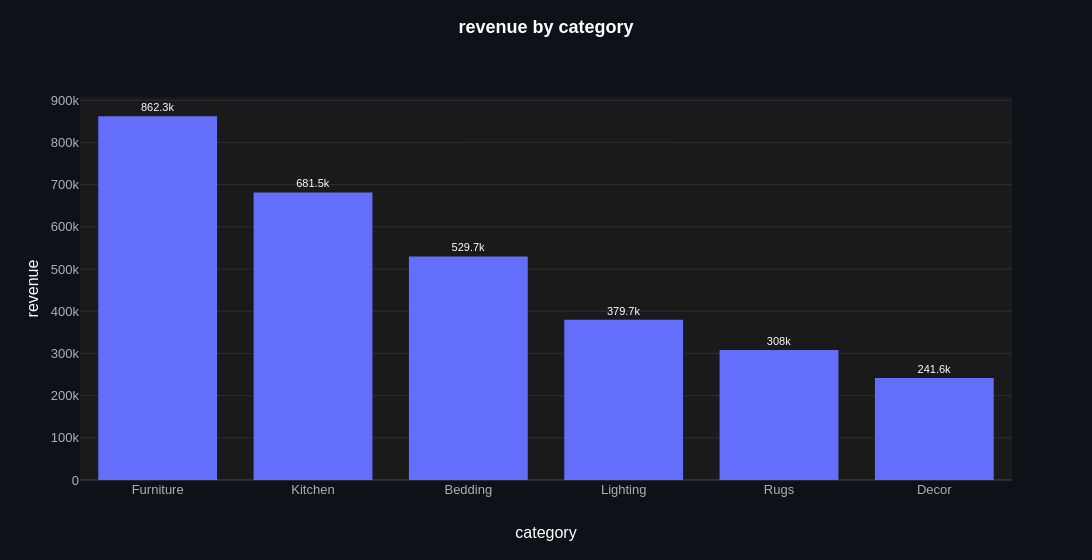

The code cell stored with this chart in its notebook:
### Markdown cell above
**`hover`** (`str, list of str or None, default None`): extra columns shown on hover.
Only with `agg=None`: an aggregated bar has no single value for them. Hover over a bar
in Jupyter to see each category's order count; the static image can't show it.

### Code cell
ev.bar_plot(categories, "category", "revenue", hover="orders")

### Figure 1 — Plotly figure (JSON) as saved in the notebook; plotly's stock layout.template omitted (floating-point values rounded to 4 significant figures)
{"data": [{"cliponaxis": false, "hovertemplate": "%{hovertext}<extra></extra>", "hovertext": ["category: <b>Furniture</b><br>revenue: 862.3k<br>orders: 1371", "category: <b>Kitchen</b><br>revenue: 681.5k<br>orders: 6988", "category: <b>Bedding</b><br>revenue: 529.7k<br>orders: 4021", "category: <b>Lighting</b><br>revenue: 379.7k<br>orders: 2667", "category: <b>Rugs</b><br>revenue: 308k<br>orders: 1078", "category: <b>Decor</b><br>revenue: 241.6k<br>orders: 3200"], "insidetextanchor": "middle", "marker": {"color": ["#636EFA", "#636EFA", "#636EFA", "#636EFA", "#636EFA", "#636EFA"]}, "meta": {"group": null, "role": "data"}, "name": "revenue", "orientation": "v", "showlegend": false, "text": ["862.3k", "681.5k", "529.7k", "379.7k", "308k", "241.6k"], "textangle": 0, "textfont": {"size": 11}, "textposition": "outside", "type": "bar", "x": ["Furniture", "Kitchen", "Bedding", "Lighting", "Rugs", "Decor"], "y": [862300.0, 681500.0, 529700.0, 379700.0, 308000.0, 241600.0]}], "layout": {"bargap": 0.15, "bargroupgap": 0.1, "barmode": "group", "height": 560, "legend": {"title": {"text": ""}, "traceorder": "normal"}, "margin": {"t": 97}, "showlegend": false, "title": {"text": "<b>revenue by category</b>"}, "uniformtext": {"minsize": 11, "mode": "hide"}, "width": 1400, "xaxis": {"categoryarray": ["Furniture", "Kitchen", "Bedding", "Lighting", "Rugs", "Decor"], "categoryorder": "array", "title": {"text": "category"}, "type": "category"}, "yaxis": {"title": {"text": "revenue"}}}}
